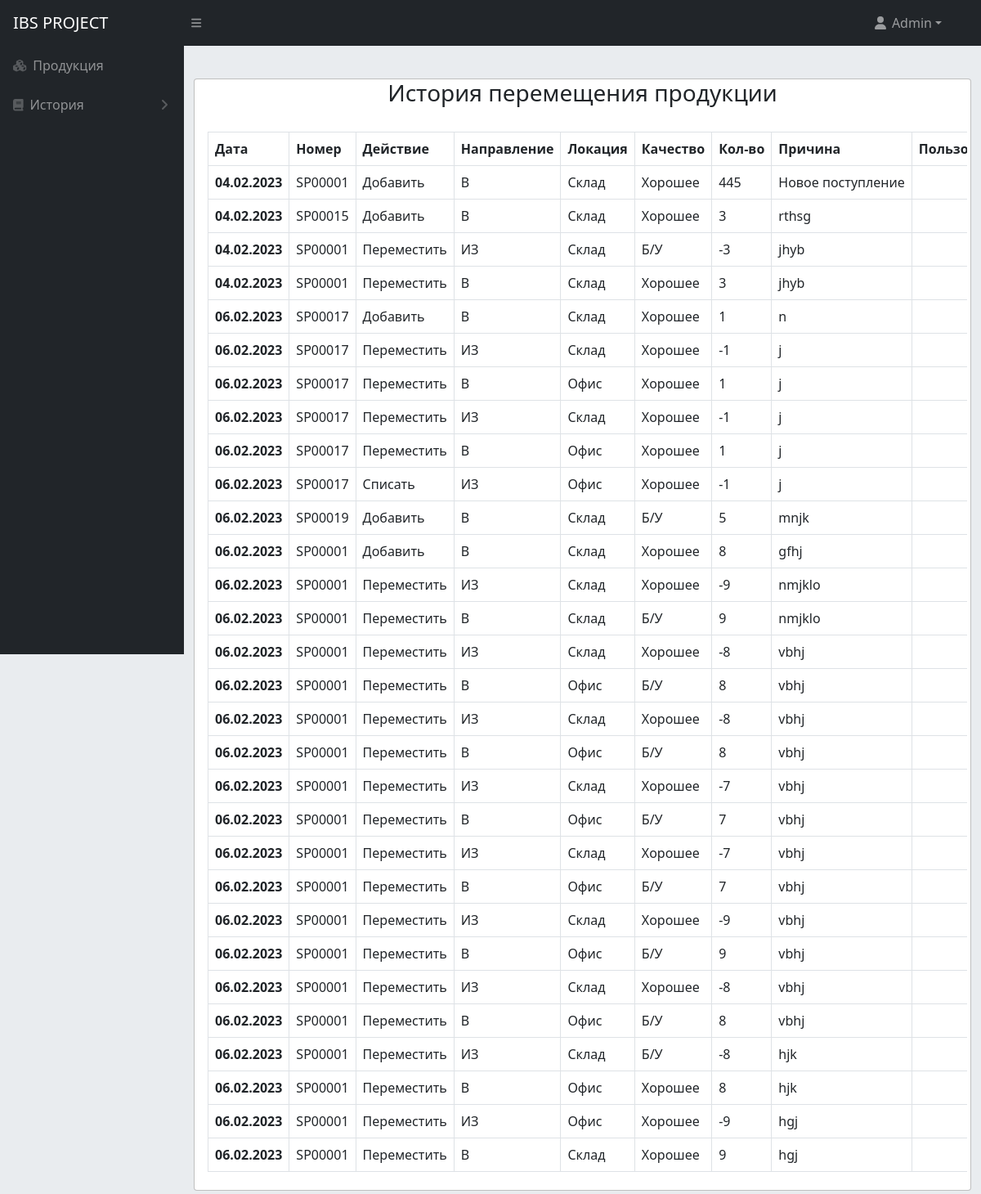
Before: /history/ (signed in) with the older database file.
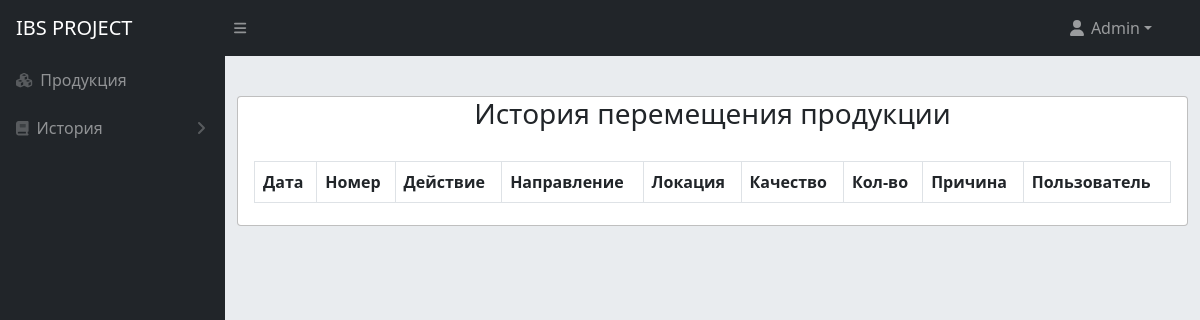
After: the same page with the newer database file.
### mainapp/models.py (models this page shows, shortened)
class Transaction(models.Model):
    number = models.ForeignKey(Product, verbose_name="Номер продукта", on_delete=models.CASCADE, null=False)
    status = models.ForeignKey(Status, verbose_name="Статус", on_delete=models.CASCADE, null=False)
    direction = models.ForeignKey(Direction, verbose_name="Откуда/Куда", on_delete=models.CASCADE, null=False)
    location = models.ForeignKey(Location, verbose_name="Перемещение (место)", on_delete=models.CASCADE, null=False)
    quality = models.ForeignKey(AssortmentQualityCategory, verbose_name="Качество продукции", on_delete=models.CASCADE,
                                null=False)
    quantity = models.DecimalField(max_digits=9, decimal_places=0, verbose_name="Количество", null=False)
    reason = models.TextField(max_length=2000, verbose_name="Причина перемещения", null=False)
    slug = AutoSlugField(populate_from='number', editable=False, always_update=True)
    date = models.DateField(verbose_name="Дата", auto_now_add=True)
    author = models.ForeignKey(User,  on_delete=models.DO_NOTHING)

class Product(models.Model):
    def func(**self):
        id_all = Product.objects.all()
        if not id_all:
            return 'SP00001'
        else:
            last = str(max(Product.objects.values_list('id'))[0] + 1)
            while len(last) < 5:
                last = str(0) + last
            last_number = str('SP') + last
        return last_number
    category = models.ForeignKey(AssortmentCategory, verbose_name="Категория", on_delete=models.CASCADE, null=True)
    name = models.CharField(max_length=255, verbose_name="Название", null=False)
    description = models.TextField(max_length=2000, verbose_name="Описание", null=True, blank=True)
    slug = AutoSlugField(populate_from='number', editable=True, always_update=True)
    image = models.ImageField(verbose_name="Фотография", upload_to='photos_parts', default='default.jpg')
    comment = models.TextField(max_length=2000, verbose_name="Описание", null=True, blank=True)
    number = models.CharField(max_length=7, unique=True, default=func, verbose_name='Номер продукта')
    def __str__(self):
        return self.number
    class Meta:
        verbose_name = 'Product'
        verbose_name_plural = 'Product'

class Status(models.Model):
    name = models.CharField(max_length=255, verbose_name="Куда/Откуда")
    def __str__(self):
        return self.name
    class Meta:
        verbose_name = 'Status'
        verbose_name_plural = 'Statuses'

class Direction(models.Model):
    name = models.CharField(max_length=255, verbose_name="Куда/Откуда")
    def __str__(self):
        return self.name

class Location(models.Model):
    name = models.CharField(max_length=255, verbose_name="Локация")
    slug = AutoSlugField(populate_from='name', editable=True, always_update=True)
    def __str__(self):
        return self.name
    class Meta:
        verbose_name = 'Location'
        verbose_name_plural = 'Locations'

class AssortmentQualityCategory(models.Model):
    name = models.CharField(max_length=255, verbose_name="Имя категории по качеству продукции")
    slug = AutoSlugField(populate_from='name', editable=True, always_update=True)
    def __str__(self):
        return self.name
    class Meta:
        verbose_name = 'Quality of category'
        verbose_name_plural = 'Quality of categories'

### mainapp/views.py (the view)
# urls.py: path('history/', views.history, name='history'),
@login_required(login_url='/login/')
def history(request):
    context = {
        'transaction': Transaction.objects.all(),
    }
    return render(request, 'history.html', context)

### mainapp/templates/history.html (shortened to what this page needs)
{% extends 'base.html' %}
{% block body %}
<div id="layoutSidenav_content">
    <main>
        <div class="container"><br>
            <div class="row">
                <div class="container">
                <div class="card card-primary mt-3">
                    <h3 class="card-title text-center">История перемещения продукции</h3>
                    <div class="card-body">
                        <div class="row">
                            <div class="table-responsive">
                                <table id="example"
                                       class="table table-bordered dt-responsive nowrap dataTable no-footer dtr-inline collapsed"
                                       style="border-collapse: collapse; border-spacing: 0px; width: 100%;" role="grid"
                                       aria-describedby="datatable-buttons_info">
                                    <thead>
                                    <tr>
                                        <th scope="col">Дата</th>
                                        <th scope="col">Номер</th>
                                        <th scope="col">Действие</th>
                                        <th scope="col">Направление</th>
                                        <th scope="col">Локация</th>
                                        <th scope="col">Качество</th>
                                        <th scope="col">Кол-во</th>
                                        <th scope="col">Причина</th>
                                        <th scope="col">Пользователь</th>
                                    </tr>
                                    </thead>
                                    <tbody>
                                    {% for el in transaction %}
                                    <tr>
                                        <th scope="row">{{ el.date|date:'d.m.Y' }}</th>
                                        <td>{{ el.number }}</td>
                                        <td>{{ el.status }}</td>
                                        <td>{{ el.direction }}</td>
                                        <td>{{ el.location }}</td>
                                        <td>{{ el.quality }}</td>
                                        <td>{{ el.quantity }}</td>
                                        <td>{{ el.reason }}</td>
                                        <td>{{ el.author }}</td>
                                    </tr>
                                    {% endfor %}
                                    </tbody>
                                </table>
                            </div>
                        </div>
                    </div>
                </div>
                </div>
            </div>
        </div>
    </main>
</div>
{% endblock %}

### mainapp/templates/base.html (shortened to what this page needs)
{% load static %}
<!DOCTYPE html>
<html lang="en">
<head>
    <link rel="stylesheet" href="{% static 'css/styles.css' %}">
    <link rel="stylesheet" href="https://cdn.datatables.net/buttons/2.3.2/css/buttons.bootstrap5.min.css">
    <link rel="stylesheet" href="https://cdn.datatables.net/1.13.1/css/dataTables.bootstrap5.min.css">
    <link href="https://cdn.jsdelivr.net/npm/simple-datatables@latest/dist/style.css" rel="stylesheet"/>
</head>
<body class="sb-nav-fixed">
<nav class="sb-topnav navbar navbar-expand navbar-dark bg-dark">
    <h2 class="navbar-brand ps-3">IBS PROJECT</h2>
    <button class="btn btn-link btn-sm order-1 order-lg-0 me-4 me-lg-0" id="sidebarToggle" href="#!"><i
            class="fas fa-bars"></i></button>
    <div class="d-none d-md-inline-block form-inline ms-auto me-0 me-md-3 my-2 my-md-0">
        <ul class="navbar-nav ms-auto ms-md-0 me-3 me-lg-4 text-end">
            <li class="nav-item dropdown">
                <a class="nav-link dropdown-toggle" id="navbarDropdown" href="#" role="button" data-bs-toggle="dropdown"
                   aria-expanded="false"><i class="fas fa-user fa-fw"></i> {{ user }}</a>
            </li>
        </ul>
    </div>
</nav>
<div id="layoutSidenav">
    <div id="layoutSidenav_nav">
        <nav class="sb-sidenav accordion sb-sidenav-dark" id="sidenavAccordion">
            <div class="sb-sidenav-menu">
                <div class="nav">
                    <a class="nav-link" href="{% url 'stock' %}">
                        <div class="sb-nav-link-icon"><i class="fas fa-cubes"></i></div>
                        Продукция
                    </a>
                    <a class="nav-link collapsed" href="#" data-bs-toggle="collapse" data-bs-target="#collapseHistory"
                       aria-expanded="false" aria-controls="collapseHistory">
                        <div class="sb-nav-link-icon"><i class="fas fa-book"></i></div>
                        История
                        <div class="sb-sidenav-collapse-arrow"><i class="fas fa-angle-down"></i></div>
                    </a>
                </div>
            </div>
        </nav>
    </div>
{% block body %}{% endblock %}
</div>
</body>
</html>

Changed rows visible on the page:
removed Transaction: date "04.02.2023", number "SP00001", status "Добавить", direction "В", location "Склад", quality "Хорошее", quantity "445", reason "Новое поступление"
removed Transaction: date "04.02.2023", number "SP00015", status "Добавить", direction "В", location "Склад", quality "Хорошее", quantity "3", reason "rthsg"
removed Transaction: date "04.02.2023", number "SP00001", status "Переместить", direction "ИЗ", location "Склад", quality "Б/У", quantity "-3", reason "jhyb"
removed Transaction: date "04.02.2023", number "SP00001", status "Переместить", direction "В", location "Склад", quality "Хорошее", quantity "3", reason "jhyb"
removed Transaction: date "06.02.2023", number "SP00017", status "Добавить", direction "В", location "Склад", quality "Хорошее", quantity "1", reason "n"
removed Transaction: date "06.02.2023", number "SP00017", status "Переместить", direction "ИЗ", location "Склад", quality "Хорошее", quantity "-1", reason "j"
removed Transaction: date "06.02.2023", number "SP00017", status "Переместить", direction "В", location "Офис", quality "Хорошее", quantity "1", reason "j"
removed Transaction: date "06.02.2023", number "SP00017", status "Переместить", direction "ИЗ", location "Склад", quality "Хорошее", quantity "-1", reason "j"
removed Transaction: date "06.02.2023", number "SP00017", status "Переместить", direction "В", location "Офис", quality "Хорошее", quantity "1", reason "j"
removed Transaction: date "06.02.2023", number "SP00017", status "Списать", direction "ИЗ", location "Офис", quality "Хорошее", quantity "-1", reason "j"
removed Transaction: date "06.02.2023", number "SP00019", status "Добавить", direction "В", location "Склад", quality "Б/У", quantity "5", reason "mnjk"
removed Transaction: date "06.02.2023", number "SP00001", status "Добавить", direction "В", location "Склад", quality "Хорошее", quantity "8", reason "gfhj"
removed Transaction: date "06.02.2023", number "SP00001", status "Переместить", direction "ИЗ", location "Склад", quality "Хорошее", quantity "-9", reason "nmjklo"
removed Transaction: date "06.02.2023", number "SP00001", status "Переместить", direction "В", location "Склад", quality "Б/У", quantity "9", reason "nmjklo"
removed Transaction: date "06.02.2023", number "SP00001", status "Переместить", direction "ИЗ", location "Склад", quality "Хорошее", quantity "-8", reason "vbhj"
removed Transaction: date "06.02.2023", number "SP00001", status "Переместить", direction "В", location "Офис", quality "Б/У", quantity "8", reason "vbhj"
removed Transaction: date "06.02.2023", number "SP00001", status "Переместить", direction "ИЗ", location "Склад", quality "Хорошее", quantity "-8", reason "vbhj"
removed Transaction: date "06.02.2023", number "SP00001", status "Переместить", direction "В", location "Офис", quality "Б/У", quantity "8", reason "vbhj"
removed Transaction: date "06.02.2023", number "SP00001", status "Переместить", direction "ИЗ", location "Склад", quality "Хорошее", quantity "-7", reason "vbhj"
removed Transaction: date "06.02.2023", number "SP00001", status "Переместить", direction "В", location "Офис", quality "Б/У", quantity "7", reason "vbhj"
removed Transaction: date "06.02.2023", number "SP00001", status "Переместить", direction "ИЗ", location "Склад", quality "Хорошее", quantity "-7", reason "vbhj"
removed Transaction: date "06.02.2023", number "SP00001", status "Переместить", direction "В", location "Офис", quality "Б/У", quantity "7", reason "vbhj"
removed Transaction: date "06.02.2023", number "SP00001", status "Переместить", direction "ИЗ", location "Склад", quality "Хорошее", quantity "-9", reason "vbhj"
removed Transaction: date "06.02.2023", number "SP00001", status "Переместить", direction "В", location "Офис", quality "Б/У", quantity "9", reason "vbhj"
removed Transaction: date "06.02.2023", number "SP00001", status "Переместить", direction "ИЗ", location "Склад", quality "Хорошее", quantity "-8", reason "vbhj"
removed Transaction: date "06.02.2023", number "SP00001", status "Переместить", direction "В", location "Офис", quality "Б/У", quantity "8", reason "vbhj"
removed Transaction: date "06.02.2023", number "SP00001", status "Переместить", direction "ИЗ", location "Склад", quality "Б/У", quantity "-8", reason "hjk"
removed Transaction: date "06.02.2023", number "SP00001", status "Переместить", direction "В", location "Офис", quality "Хорошее", quantity "8", reason "hjk"
removed Transaction: date "06.02.2023", number "SP00001", status "Переместить", direction "ИЗ", location "Офис", quality "Хорошее", quantity "-9", reason "hgj"
removed Transaction: date "06.02.2023", number "SP00001", status "Переместить", direction "В", location "Склад", quality "Хорошее", quantity "9", reason "hgj"
